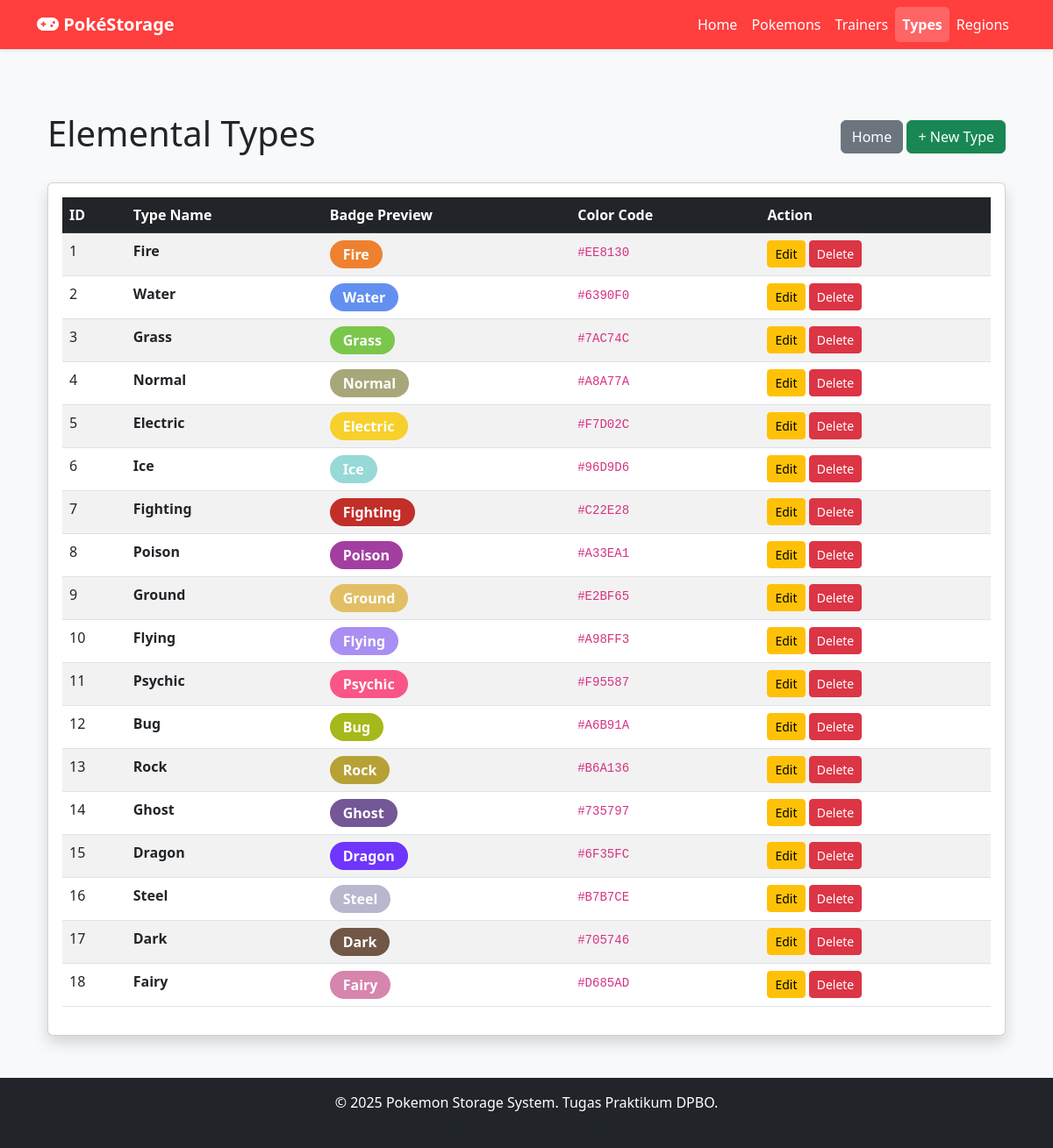
The app's page /index.php?page=type with its own data.
### tables this page shows
CREATE TABLE `types` (
  `type_id` int(11) NOT NULL,
  `type_name` varchar(50) NOT NULL,
  `badge_color` varchar(20) DEFAULT '#A8A77A'
);

### models/Type.php (called while the page is built, shortened)
<?php
require_once "config/Database.php";
class Type
{
    private $conn;
    private $table = "types";
    public function __construct()
    {
        $database = new Database();
        $this->conn = $database->getConnection();
    }
    public function getAll()
    {
        $query = "SELECT * FROM " . $this->table . " ORDER BY type_id ASC";
        $stmt = $this->conn->prepare($query);
        $stmt->execute();
        return $stmt->fetchAll(PDO::FETCH_ASSOC);
    }
}

### config/Database.php (called while the page is built, shortened)
<?php
class Database
{
    private $host = "localhost";
    private $database = "db_pokemon";
    private $username = "root";
    private $password = "1234";
    public function getConnection()
    {
        $this->conn = null;
        try {
            $this->conn = new PDO("mysql:host=" . $this->host . ";dbname=" . $this->database, $this->username, $this->password);
            $this->conn->setAttribute(PDO::ATTR_ERRMODE, PDO::ERRMODE_EXCEPTION);
        } catch (PDOException $exception) {
            echo "Connection error: " . $exception->getMessage();
        }
        return $this->conn;
    }
}

### viewmodels/TypeViewModel.php (called while the page is built, shortened)
<?php
require_once 'models/Type.php';
class TypeViewModel
{
    private $typeModel;
    public function __construct()
    {
        $this->typeModel = new Type();
    }
    public function getTypeList()
    {
        return $this->typeModel->getAll();
    }
}

### views/type/list.php (the view)
<div class="container mt-5">
    <div class="d-flex justify-content-between align-items-center mb-4">
        <h1>Elemental Types</h1>
        <div>
            <a href="index.php?page=home" class="btn btn-secondary">Home</a>
            <a href="index.php?page=type&action=add" class="btn btn-success">+ New Type</a>
        </div>
    </div>
    <div class="card shadow">
        <div class="card-body">
            <table class="table table-hover table-striped">
                <thead class="table-dark">
                    <tr>
                        <th>ID</th>
                        <th>Type Name</th>
                        <th>Badge Preview</th>
                        <th>Color Code</th>
                        <th>Action</th>
                    </tr>
                </thead>
                <tbody>
                    <?php if (!empty($typeList)): ?>
                        <?php foreach ($typeList as $t): ?>
                        <tr>
                            <td><?= $t['type_id'] ?></td>
                            <td class="fw-bold"><?= $t['type_name'] ?></td>
                            <td>
                                <span class="badge rounded-pill" style="background-color: <?= $t['badge_color'] ?>; font-size: 1em; padding: 8px 15px;">
                                    <?= $t['type_name'] ?>
                                </span>
                            </td>
                            <td><code><?= $t['badge_color'] ?></code></td>
                            <td>
                                <a href="index.php?page=type&action=edit&id=<?= $t['type_id'] ?>" class="btn btn-sm btn-warning">Edit</a>
                                <a href="index.php?page=type&action=delete&id=<?= $t['type_id'] ?>"
                                   onclick="return confirm('Hapus Type ini?')"
                                   class="btn btn-sm btn-danger">Delete</a>
                            </td>
                        </tr>
                        <?php endforeach; ?>
                    <?php else: ?>
                        <tr><td colspan="5" class="text-center">No types found.</td></tr>
                    <?php endif; ?>
                </tbody>
            </table>
        </div>
    </div>
</div>

### index.php (shortened to what this page needs)
<?php
require_once 'viewmodels/TypeViewModel.php';
$page   = isset($_GET['page']) ? $_GET['page'] : 'home';
$action = isset($_GET['action']) ? $_GET['action'] : 'list';
$id     = isset($_GET['id']) ? $_GET['id'] : null;
switch ($page) {
    case 'type':
        $viewModel = new TypeViewModel();
        if ($action == 'add') {
            if ($_SERVER['REQUEST_METHOD'] == 'POST') {
                $viewModel->addType($_POST);
                header("Location: index.php?page=type");
                exit;
            }
            require_once 'views/template/header.php';
            include 'views/type/form.php';
            require_once 'views/template/footer.php';
        } elseif ($action == 'delete') {
            $viewModel->deleteType($id);
            header("Location: index.php?page=type");
            exit;
        } else {
            $typeList = $viewModel->getTypeList();
            require_once 'views/template/header.php';
            include 'views/type/list.php';
            require_once 'views/template/footer.php';
        }
        break;
}
?>

### views/template/header.php (shortened to what this page needs)
<!DOCTYPE html>
<html lang="id">
<head>
    <link href="https://cdn.jsdelivr.net/npm/bootstrap@5.3.0/dist/css/bootstrap.min.css" rel="stylesheet">
    <link rel="stylesheet" href="https://cdnjs.cloudflare.com/ajax/libs/font-awesome/6.0.0/css/all.min.css">
</head>
<body>
<?php
$activePage = isset($_GET['page']) ? $_GET['page'] : 'home';
?>
<nav class="navbar navbar-expand-lg navbar-custom shadow-sm mb-4">
    <div class="container">
        <a class="navbar-brand fw-bold" href="index.php?page=home">
            <i class="fas fa-gamepad"></i> PokéStorage
        </a>
        <div class="collapse navbar-collapse" id="navbarNav">
            <ul class="navbar-nav ms-auto">
                <li class="nav-item">
                    <a class="nav-link <?= $activePage == 'home' ? 'active' : '' ?>" href="index.php?page=home">Home</a>
                </li>
                <li class="nav-item">
                    <a class="nav-link <?= $activePage == 'pokemon' ? 'active' : '' ?>" href="index.php?page=pokemon">Pokemons</a>
                </li>
                <li class="nav-item">
                    <a class="nav-link <?= $activePage == 'trainer' ? 'active' : '' ?>" href="index.php?page=trainer">Trainers</a>
                </li>
                <li class="nav-item">
                    <a class="nav-link <?= $activePage == 'type' ? 'active' : '' ?>" href="index.php?page=type">Types</a>
                </li>
                <li class="nav-item">
                    <a class="nav-link <?= $activePage == 'region' ? 'active' : '' ?>" href="index.php?page=region">Regions</a>
                </li>
            </ul>
        </div>
    </div>
</nav>
<main class="container">

### views/template/footer.php (shortened to what this page needs)
</main> <footer class="bg-dark text-white text-center py-3 mt-5">
    <div class="container">
        <p class="mb-0">&copy; <?= date('Y') ?> Pokemon Storage System. Tugas Praktikum DPBO.</p>
        <small class="text-muted">Built with MVVM Architecture & PHP Native</small>
    </div>
</footer>
</body>
</html>

### views/template/header.php (style rules this page uses)
.navbar-custom { background-color: #ff3e3e; }
.navbar-brand, .nav-link { color: white !important; }
.nav-link.active { font-weight: bold; background-color: rgba(255,255,255,0.2); border-radius: 5px; }
body { background-color: #f8f9fa; min-height: 100vh; display: flex; flex-direction: column; }
main { flex: 1; }

### records on screen
types: type_id "1", type_name "Fire", badge_color "#EE8130"
types: type_id "2", type_name "Water", badge_color "#6390F0"
types: type_id "3", type_name "Grass", badge_color "#7AC74C"
types: type_id "4", type_name "Normal", badge_color "#A8A77A"
types: type_id "5", type_name "Electric", badge_color "#F7D02C"
types: type_id "6", type_name "Ice", badge_color "#96D9D6"
types: type_id "7", type_name "Fighting", badge_color "#C22E28"
types: type_id "8", type_name "Poison", badge_color "#A33EA1"
types: type_id "9", type_name "Ground", badge_color "#E2BF65"
types: type_id "10", type_name "Flying", badge_color "#A98FF3"
types: type_id "11", type_name "Psychic", badge_color "#F95587"
types: type_id "12", type_name "Bug", badge_color "#A6B91A"
types: type_id "13", type_name "Rock", badge_color "#B6A136"
types: type_id "14", type_name "Ghost", badge_color "#735797"
types: type_id "15", type_name "Dragon", badge_color "#6F35FC"
types: type_id "16", type_name "Steel", badge_color "#B7B7CE"
types: type_id "17", type_name "Dark", badge_color "#705746"
types: type_id "18", type_name "Fairy", badge_color "#D685AD"
